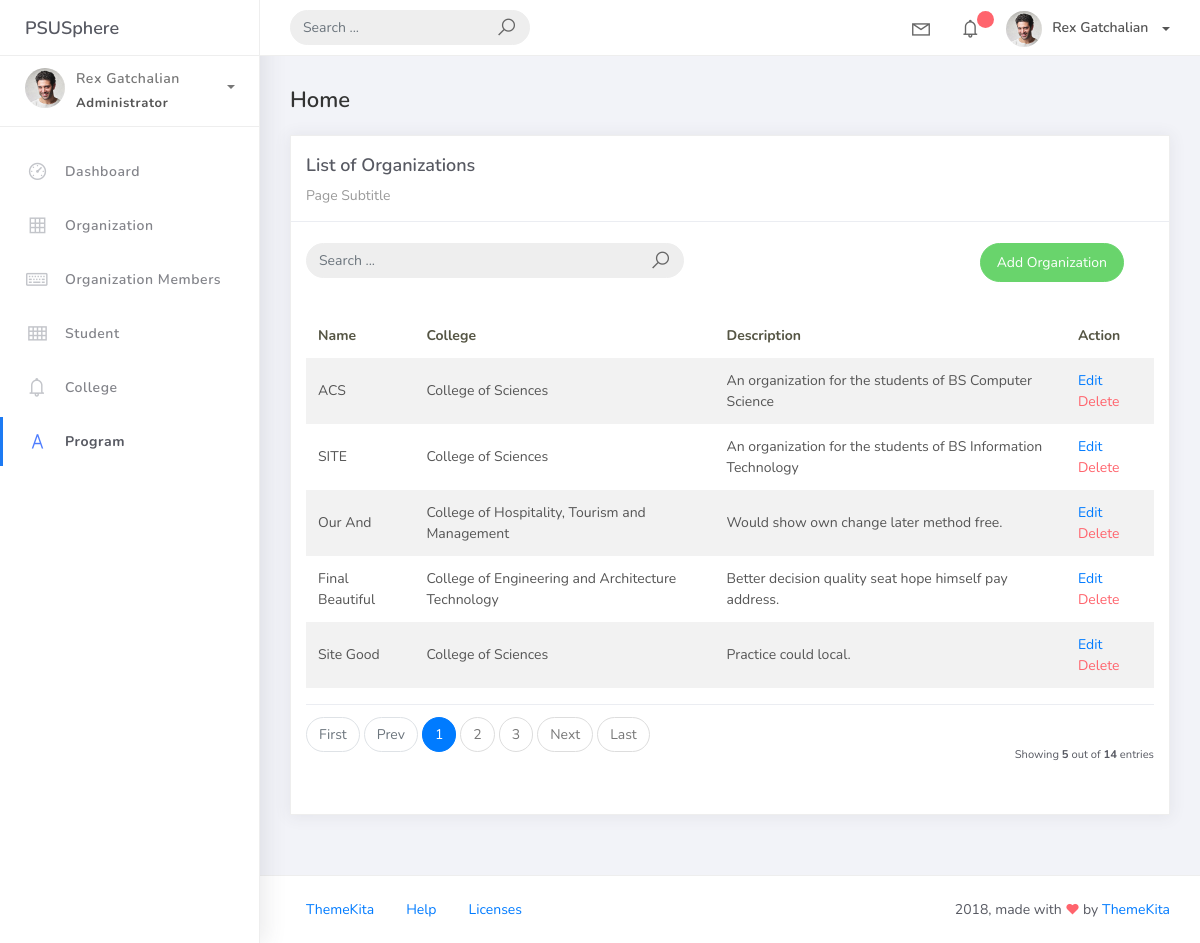
Page /orglist/ on the earlier database version.
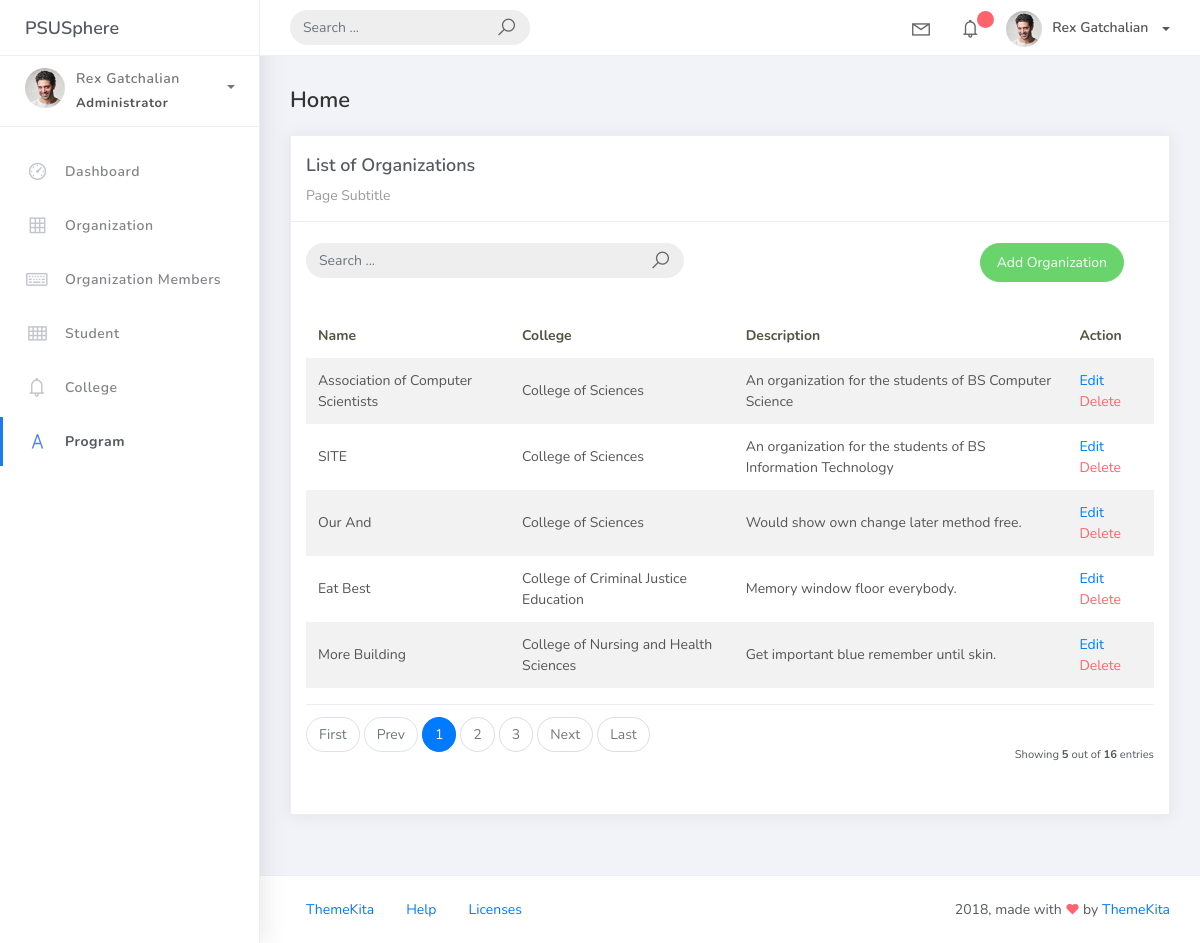
Same page on the later database version.
### psusphere/models.py (models this page shows, shortened)
class BaseModel(models.Model):
    created_at = models.DateTimeField(auto_now_add=True, db_index=True)
    updated_at = models.DateTimeField(auto_now=True)
    class Meta:
        abstract = True

class Organization(BaseModel):
    name = models.CharField(max_length=250)
    college = models.ForeignKey(College, null=True, blank=True, on_delete=models.CASCADE)
    description = models.CharField(max_length=500)

class College(BaseModel):
    college_name = models.CharField(max_length=150)
    def __str__(self):
        return self.college_name

### psusphere/views.py (the view)
# urls.py: path('orglist/', OrganizationList.as_view(), name='org_list'),
class OrganizationList(ListView):
    model = Organization
    context_object_name = "organization"
    template_name = "organization/org_list.html"
    paginate_by = 5
    def get_queryset(self, *args, **kwargs):
        qs = super(OrganizationList, self).get_queryset(*args, **kwargs)
        if self.request.GET.get('q') != None:
            query = self.request.GET.get('q')
            qs = qs.filter(
                Q(name__icontains=query) |
                Q(description__icontains=query)|
                Q(college__college_name__icontains=query))
        return qs

### projectsite/templates/organization/org_list.html (shortened to what this page needs)
{% extends 'base.html' %}
{% load static %}
{% block content %}
<div class="content">
    <div class="container-fluid">
        <h4 class="page-title">Home</h4>
        <div class="row">
            <div class="col-md-12">
                <div class="card">
                    <div class="card-header">
                        <div class="card-title">List of Organizations</div>
                        <div class="card-category">Page Subtitle</div>
                    </div>
                    <br>
                    <div class="col-md-12 row">
                        <div class="col-md-6">
                            <form class="navbar-left navbar-form nav-search mr-md-3" action="{% url 'org_list' %}">
                                <div class="input-group">
                                    <input type="text" placeholder="Search ..." class="form-control" name="q" value="{{request.GET.q}}"/>
                                    <div class="input-group-append">
                                        <span class="input-group-text">
                                            <i class="la la-search search-icon"></i>
                                        </span>
                                    </div>
                                </div>
                            </form>
                        </div>
                        <div class="col-md-6">
                            <div class="pull-right">
                                <a href="{% url 'org_add' %}" class="btn btn-success btn-rounded">Add Organization</a>
                            </div>
                        </div>
                    </div>
                    <div class="card-body">
                        <table class="table table-striped mt-3">
                            <thead>
                                <tr>
                                    <th scope="col">Name</th>
                                    <th scope="col">College</th>
                                    <th scope="col">Description</th>
                                    <th scope="col">Action</th>
                                </tr>
                            </thead>
                            <tbody>
                                {% for object in object_list %}
                                    <tr>
                                        <td>{{ object.name }}</td>
                                        <td>{{ object.college }}</td>
                                        <td>{{ object.description }}</td>
                                        <td><a href="{% url 'org_edit' object.id %}">Edit</a>
                                            <a href="{% url 'org_del' object.id %}" class="text-danger">Delete</a>
                                        </td>
                                    </tr>
                                {% endfor %}
                            </tbody>
                        </table>
                        {% include 'includes/pagination.html' %}
                    </div>
                </div>
            </div>
        </div>
    </div>
</div>
{% endblock %}

Differences in the rows shown:
no longer on this page (row unchanged): Organization: name "Final Beautiful", college "College of Engineering and Architecture Technology", description "Better decision quality seat hope himself pay address."
no longer on this page (row edited): Organization: name "Site Good", college "College of Sciences", description "Practice could local."
changed Organization "An organization for the students of BS Computer Science": name "ACS" → "Association of Computer Scientists"
changed Organization "Our And": college "College of Hospitality, Tourism and Management" → "College of Sciences"
added Organization: name "Eat Best", college "College of Criminal Justice Education", description "Memory window floor everybody."
added Organization: name "More Building", college "College of Nursing and Health Sciences", description "Get important blue remember until skin."
Other differences:
{{ paginator.count }}: "14" → "16"
